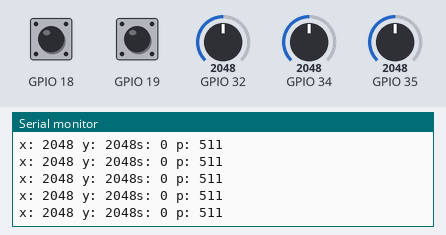
Recording of a sketch running on a simulated ESP32. On the bench: the last lines printed to the serial monitor. The test bench sets the inputs (shaded band); at power-on: GPIO 32 = 2048, GPIO 34 = 2048, GPIO 35 = 2048, GPIO 18 HIGH, GPIO 19 HIGH.

Above: at 1.2 s.
1.3 s: GPIO 32 set to 2866
At 1.32 s:
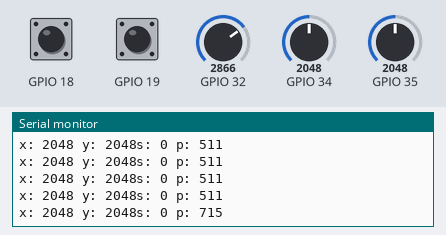
2.8 s: GPIO 34 set to 2866
At 2.83 s:
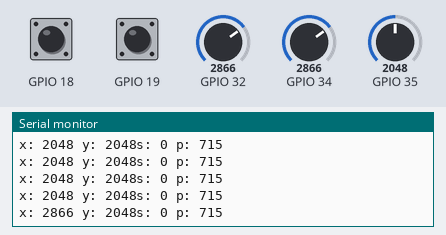
4.3 s: GPIO 35 set to 2866
At 4.34 s:
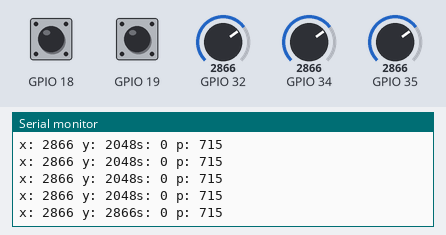
5.8 s: GPIO 18 pulled LOW for 0.15 s
At 5.85 s:
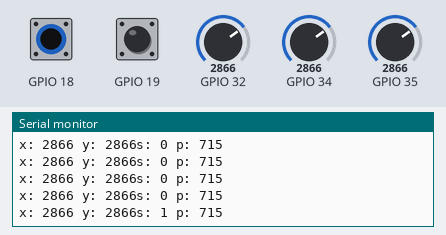
7.4 s: GPIO 32 set to 3603
At 7.47 s:
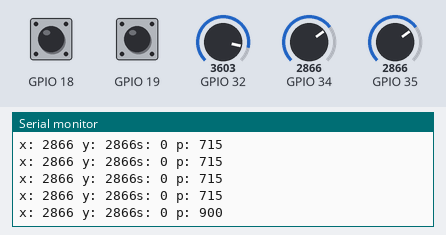
8.9 s: GPIO 19 pulled LOW for 0.15 s
At 8.98 s:
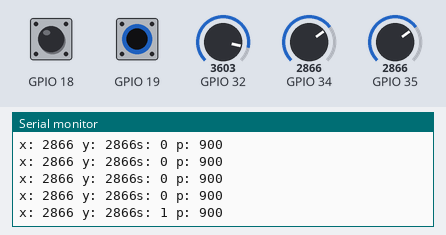
Timing chart, 0 to 11.5 s (numbered marks = the images above; inputs shaded):
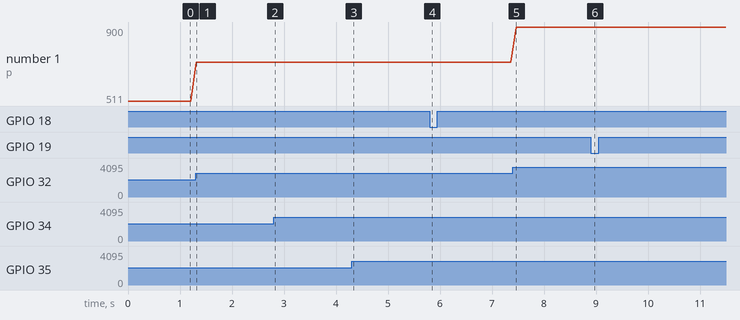

Measured:
- after the input at 1.3 s, the serial monitor: prints a new line at once (image 1)
- after the input at 2.8 s, the serial monitor: prints a new line at once (image 2)
- after the input at 4.3 s, the serial monitor: prints a new line at once (image 3)
- after the input at 5.8 s, the serial monitor: prints a new line after 0.05 s (image 4)
- after the input at 7.4 s, the serial monitor: prints a new line after 0.06 s (image 5)
- after the input at 8.9 s, the serial monitor: prints a new line after 0.08 s (image 6)
- plotted number 1: 511 → 715 after the input at 1.3 s, 715 → 900 after the input at 7.4 s

The sketch:

pilotN24.ino
```cpp
#include <esp_now.h>
#include <WiFi.h>

typedef struct struct_message {
  int x;
  int y;
  int s;
  int p;
} struct_message;

struct_message joystickData;

uint8_t receiverMAC[] = {0x8C, 0x4F, 0x00, 0xAD, 0x6F, 0x54};

void setup() {
  Serial.begin(115200);
  pinMode(18, INPUT_PULLUP);
  pinMode(19, INPUT_PULLUP);
  WiFi.mode(WIFI_STA);

  if (esp_now_init() != ESP_OK) {
    Serial.println("Błąd inicjalizacji ESP-NOW");
    return;
  }

  esp_now_peer_info_t peerInfo = {};
  memcpy(peerInfo.peer_addr, receiverMAC, 6);
  peerInfo.channel = 0;
  peerInfo.encrypt = false;


  if (esp_now_add_peer(&peerInfo) != ESP_OK) {
    Serial.println("reciver error");
    return;
  }
}

void loop() {
  joystickData.x = analogRead(34);
  joystickData.y = analogRead(35);

  int potValue = analogRead(32);
  joystickData.p = map(potValue,0,4095,0,1023);

  int sw1 = digitalRead(18);
  int sw2 = digitalRead(19);

  if (sw1 == LOW) {
    joystickData.s = 1;
  } else if (sw2 == LOW) {
    joystickData.s = 1;
  } else {
    joystickData.s = 0;
  }

  esp_err_t result = esp_now_send(receiverMAC, (uint8_t *) &joystickData, sizeof(joystickData));

  if (result == ESP_OK) {
    Serial.print("x: ");
    Serial.print(joystickData.x);
    Serial.print(" y: ");
    Serial.print(joystickData.y);
    Serial.print("s: ");
    Serial.print(joystickData.s);
    Serial.print(" p: ");
    Serial.println(joystickData.p);
  } else {
    Serial.println("sending error");
  }

  delay(100);
}
```
